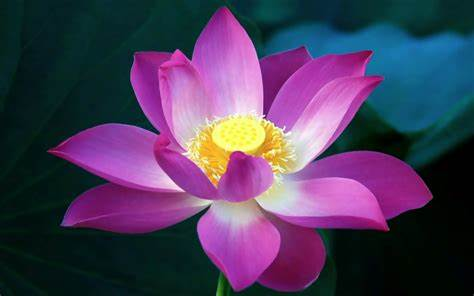
%> input picture creative-filter-uses/samples/flower-image.jpg, 474 x 296 px
$ octave unsharp_masking.m   (GNU Octave 9; MATLAB toolbox functions it lacks are replaced by stand-ins)
%> lines starting %> are read from the running program, lines starting %| are printed output that depends on the picture
% Load and display original image
originalImage = imread('samples\flower-image.jpg');
%> originalImage is the input picture: size 296x474x3 uint8; mean R, G, B 75.1, 60.8, 90.3
imshow(originalImage);
title('Original Image');

% Blur the image (low-pass filter for creating the mask)
blurredImage = imgaussfilt(originalImage, 2);
figure; imshow(blurredImage);
title('Blurred Image (Mask)');

% Create the unsharp mask
mask = originalImage - blurredImage;
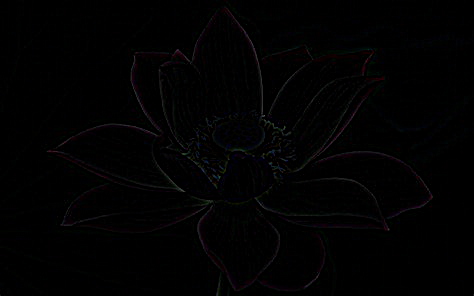
%> mask: size 296x474x3 uint8; mean R, G, B 1.7, 1.5, 1.7
figure; imshow(mask);
title('Unsharp Mask');

% Apply the mask (scaling factor can be adjusted for desired sharpness)
k = 1.5;
sharpenedImage = originalImage + k * mask;
figure; imshow(sharpenedImage);
title('Sharpened Image');

%% Frequency Domain Analysis

% Convert images to double precision for FFT calculations
originalImage = double(originalImage);
%> originalImage: size 296x474x3 double
blurredImage = double(blurredImage);
%> blurredImage: size 296x474x3 double
sharpenedImage = double(sharpenedImage);
%> sharpenedImage: size 296x474x3 double

% FFT of original, blurred, and sharpened images
fftOriginal = fft2(originalImage);
fftBlurred = fft2(blurredImage);
fftSharpened = fft2(sharpenedImage);

% Shift FFT for better visualization
fftOriginal = fftshift(fftOriginal);
fftBlurred = fftshift(fftBlurred);
fftSharpened = fftshift(fftSharpened);

% Compute magnitude spectra for each color channel separately
fftOriginal_mag = abs(fftOriginal);
fftBlurred_mag = abs(fftBlurred);
fftSharpened_mag = abs(fftSharpened);

% Display magnitudes of FFTs for each channel (Red, Green, Blue)
figure;
for channel = 1:3 % Loop over RGB channels
    subplot(1,3,channel);
    imshow(log(fftOriginal_mag(:,:,channel) + 1), []); % Scale and display for each channel
    title(sprintf('FFT Original (Channel %d)', channel));
end
%> this loop made 3 passes
%> pass 1, `imshow(log(fftOriginal_mag(:,:,channel) + 1), []);`:
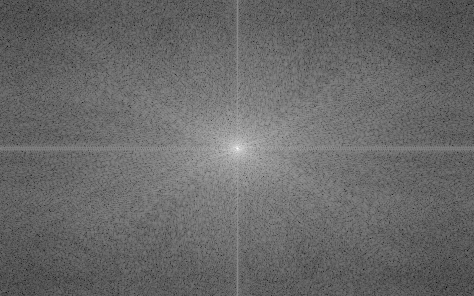
%> displayed picture: size 296x474, on the screen's scale of 0 to 255; min 0, max 255, mean 104.7
%> after the loop:
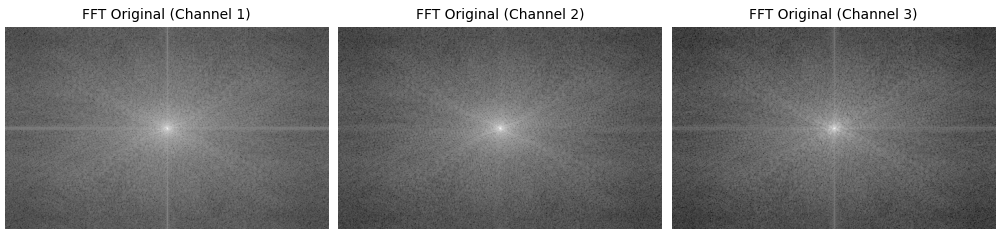
%> figure redrawn from the program's plot data, 3 panels

figure;
for channel = 1:3
    subplot(1,3,channel);
    imshow(log(fftBlurred_mag(:,:,channel) + 1), []);
    title(sprintf('FFT Blurred (Channel %d)', channel));
end
%> this loop made 3 passes
%> pass 1, `imshow(log(fftBlurred_mag(:,:,channel) + 1), []);`:
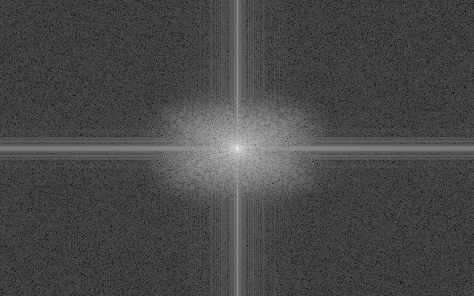
%> displayed picture: size 296x474, on the screen's scale of 0 to 255; min 0, max 255, mean 71.8
%> after the loop:
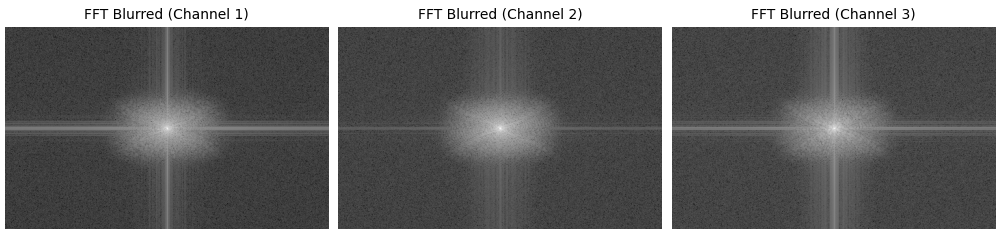
%> figure redrawn from the program's plot data, 3 panels

figure;
for channel = 1:3
    subplot(1,3,channel);
    imshow(log(fftSharpened_mag(:,:,channel) + 1), []);
    title(sprintf('FFT Sharpened (Channel %d)', channel));
end
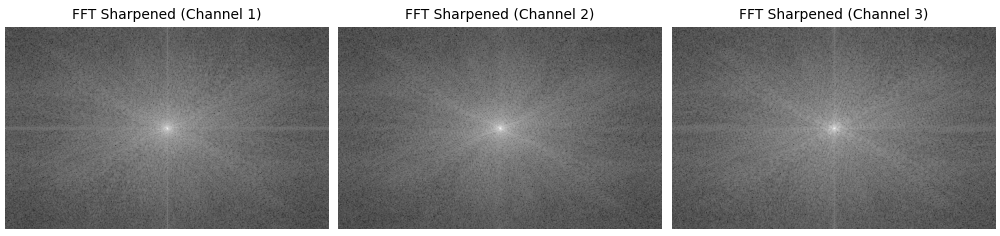
%> figure redrawn from the program's plot data, 3 panels

%% Time Domain Analysis

% Plot a line profile through the center of the images
centerLine = size(originalImage,1)/2;
%> centerLine = 148
originalProfile = originalImage(centerLine,:);
%> originalProfile = 1422 values, max 255 at index 189, min 0 at index 11, mean 98.84
blurredProfile = blurredImage(centerLine,:);
%> blurredProfile = 1422 values, max 252 at index 227, min 0 at index 11, mean 98.72
sharpenedProfile = sharpenedImage(centerLine,:);
%> sharpenedProfile = 1422 values, max 255 at index 168, min 0 at index 11, mean 101.8

figure;
plot(originalProfile, 'b'); hold on;
plot(blurredProfile, 'r');
plot(sharpenedProfile, 'g');
title('Pixel Intensity Profile at Center Line');
xlabel('Pixel Position'); ylabel('Intensity');
legend('Original', 'Blurred', 'Sharpened');
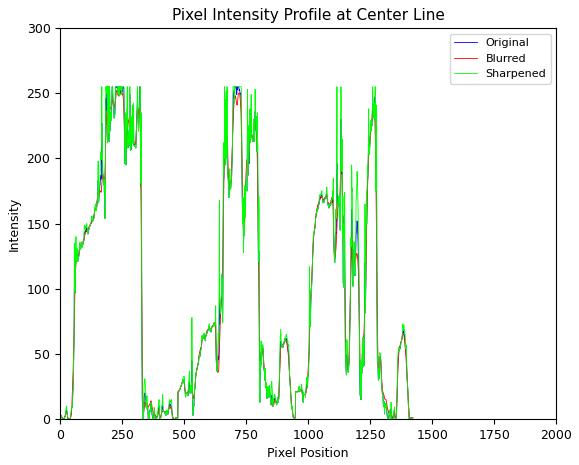
%> figure redrawn from the program's plot data; curve peaks at x = 189, y = 255; curve peaks at x = 227, y = 252; curve peaks at x = 168, y = 255
